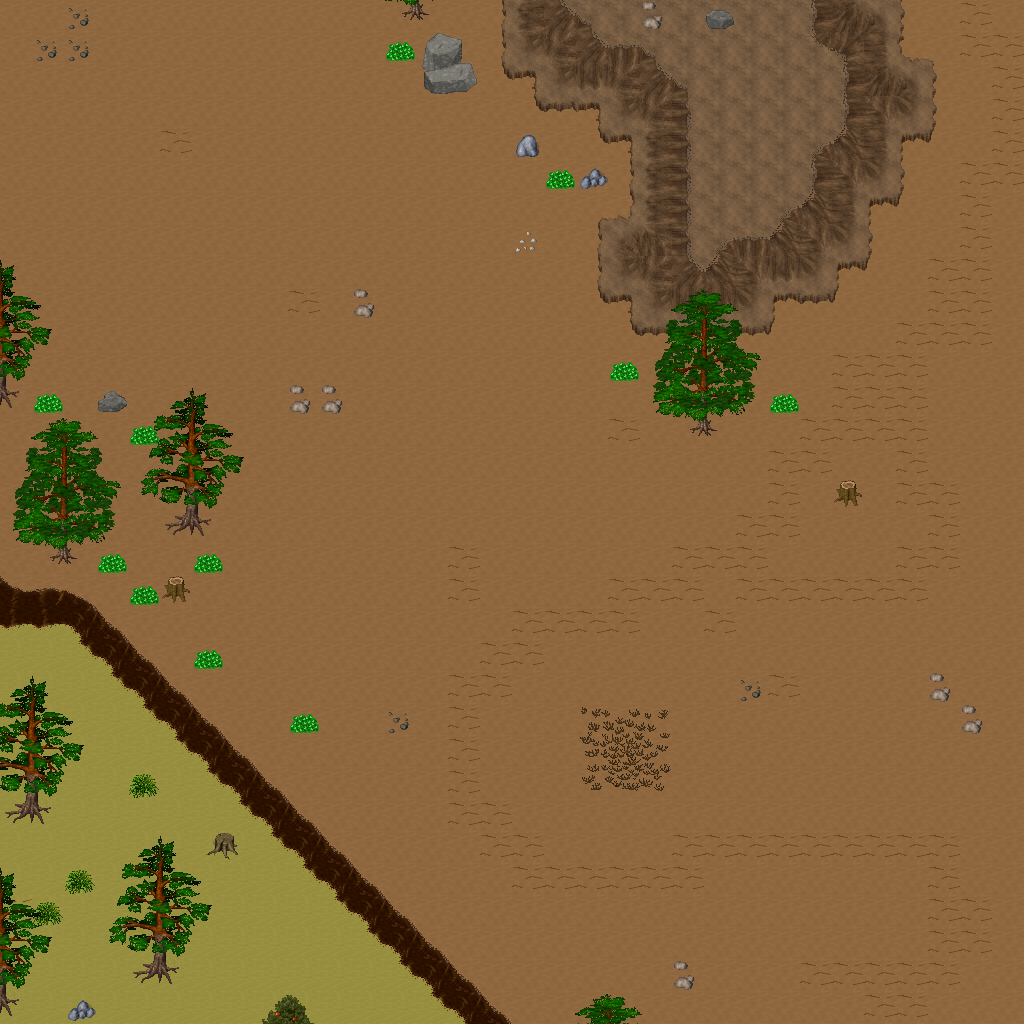

Tiled map render using the project's own tile images. Description and the map definition, with tile-layer contents summarised, below:
An orthogonal 32x32 tile map with 32x32 px tiles, 5 tile layers (Ground, Objects, Objects2, Above, ...), 1 hidden layer not drawn, 57 tilesets.

<map version="1.10" tiledversion="1.11.0" orientation="orthogonal" renderorder="right-down" width="32" height="32" tilewidth="32" tileheight="32" infinite="0" nextlayerid="11" nextobjectid="1">
 <tileset firstgid="1" name="ground_ground" tilewidth="32" tileheight="32" tilecount="33" columns="3">
  <image source="../drawable/ground_ground.png" width="96" height="352" />
 </tileset>
 <tileset firstgid="34" name="ground_ice_ice" tilewidth="32" tileheight="32" tilecount="3" columns="3">
  <image source="../drawable/ground_ice_ice.png" width="96" height="32" />
 </tileset>
 <tileset firstgid="37" name="ground_indoor_brown_hole" tilewidth="32" tileheight="32" tilecount="56" columns="7">
  <image source="../drawable/ground_indoor_brown_hole.png" width="224" height="256" />
 </tileset>
 <tileset firstgid="93" name="ground_earth_edges" tilewidth="32" tileheight="32" tilecount="18" columns="6">
  <image source="../drawable/ground_earth_edges.png" width="192" height="96" />
 </tileset>
 <tileset firstgid="111" name="ground_rock_pebbles" tilewidth="32" tileheight="32" tilecount="3" columns="1">
  <image source="../drawable/ground_rock_pebbles.png" width="32" height="96" />
 </tileset>
 <tileset firstgid="114" name="item_corpse_huge_animal" tilewidth="32" tileheight="32" tilecount="16" columns="2">
  <image source="../drawable/item_corpse_huge_animal.png" width="64" height="256" />
 </tileset>
 <tileset firstgid="130" name="plant_flower_daisy_white" tilewidth="32" tileheight="32" tilecount="8" columns="2">
  <image source="../drawable/plant_flower_daisy_white.png" width="64" height="128" />
 </tileset>
 <tileset firstgid="138" name="ground_ridge_earth_dark" tilewidth="32" tileheight="32" tilecount="96" columns="12">
  <image source="../drawable/ground_ridge_earth_dark.png" width="384" height="256" />
 </tileset>
 <tileset firstgid="234" name="ground_grass_edges" tilewidth="32" tileheight="32" tilecount="36" columns="12">
  <image source="../drawable/ground_grass_edges.png" width="384" height="96" />
 </tileset>
 <tileset firstgid="270" name="ground_ridge_ice_2" tilewidth="32" tileheight="32" tilecount="42" columns="7">
  <image source="../drawable/ground_ridge_ice_2.png" width="224" height="192" />
 </tileset>
 <tileset firstgid="312" name="ground_ice_glacier" tilewidth="32" tileheight="32" tilecount="1" columns="1">
  <image source="../drawable/ground_ice_glacier.png" width="32" height="32" />
 </tileset>
 <tileset firstgid="313" name="plant_bush_large_brown" tilewidth="32" tileheight="32" tilecount="9" columns="3">
  <image source="../drawable/plant_bush_large_brown.png" width="96" height="96" />
 </tileset>
 <tileset firstgid="322" name="ground_ridge_ice" tilewidth="32" tileheight="32" tilecount="42" columns="7">
  <image source="../drawable/ground_ridge_ice.png" width="224" height="192" />
 </tileset>
 <tileset firstgid="364" name="plant_bush_various_small" tilewidth="32" tileheight="32" tilecount="9" columns="3">
  <image source="../drawable/plant_bush_various_small.png" width="96" height="96" />
 </tileset>
 <tileset firstgid="373" name="ground_rock_rocks_2" tilewidth="32" tileheight="32" tilecount="4" columns="2">
  <image source="../drawable/ground_rock_rocks_2.png" width="64" height="64" />
 </tileset>
 <tileset firstgid="377" name="ground_brown_2" tilewidth="32" tileheight="32" tilecount="2" columns="1">
  <image source="../drawable/ground_brown_2.png" width="32" height="64" />
 </tileset>
 <tileset firstgid="379" name="plant_bush_large_green" tilewidth="32" tileheight="32" tilecount="9" columns="3">
  <image source="../drawable/plant_bush_large_green.png" width="96" height="96" />
 </tileset>
 <tileset firstgid="388" name="plant_grasses" tilewidth="32" tileheight="32" tilecount="6" columns="3">
  <image source="../drawable/plant_grasses.png" width="96" height="64" />
 </tileset>
 <tileset firstgid="394" name="furniture_table_long_side_on_pale" tilewidth="32" tileheight="32" tilecount="3" columns="3">
  <image source="../drawable/furniture_table_long_side_on_pale.png" width="96" height="32" />
 </tileset>
 <tileset firstgid="397" name="item_blood_nsew_stains" tilewidth="32" tileheight="32" tilecount="4" columns="2">
  <image source="../drawable/item_blood_nsew_stains.png" width="64" height="64" />
 </tileset>
 <tileset firstgid="401" name="item_blood_floor_stains_2" tilewidth="32" tileheight="32" tilecount="4" columns="2">
  <image source="../drawable/item_blood_floor_stains_2.png" width="64" height="64" />
 </tileset>
 <tileset firstgid="405" name="item_statue_grey_stone" tilewidth="32" tileheight="32" tilecount="4" columns="2">
  <image source="../drawable/item_statue_grey_stone.png" width="64" height="64" />
 </tileset>
 <tileset firstgid="409" name="item_statue_cross" tilewidth="32" tileheight="32" tilecount="1" columns="1">
  <image source="../drawable/item_statue_cross.png" width="32" height="32" />
 </tileset>
 <tileset firstgid="410" name="item_button_gold" tilewidth="32" tileheight="32" tilecount="2" columns="2">
  <image source="../drawable/item_button_gold.png" width="64" height="32" />
 </tileset>
 <tileset firstgid="412" name="ground_rock_green_crystal" tilewidth="32" tileheight="32" tilecount="9" columns="3">
  <image source="../drawable/ground_rock_green_crystal.png" width="96" height="96" />
 </tileset>
 <tileset firstgid="421" name="item_statue_metal_and_stone" tilewidth="32" tileheight="32" tilecount="6" columns="3">
  <image source="../drawable/item_statue_metal_and_stone.png" width="96" height="64" />
 </tileset>
 <tileset firstgid="427" name="ground_ladder_horizontal_pale" tilewidth="32" tileheight="32" tilecount="3" columns="1">
  <image source="../drawable/ground_ladder_horizontal_pale.png" width="32" height="96" />
 </tileset>
 <tileset firstgid="430" name="building_fence_fence_chunky" tilewidth="32" tileheight="32" tilecount="21" columns="3">
  <image source="../drawable/building_fence_fence_chunky.png" width="96" height="224" />
 </tileset>
 <tileset firstgid="451" name="plant_bush_bushes" tilewidth="32" tileheight="32" tilecount="10" columns="5">
  <image source="../drawable/plant_bush_bushes.png" width="160" height="64" />
 </tileset>
 <tileset firstgid="461" name="item_blood_floor_stain" tilewidth="32" tileheight="32" tilecount="1" columns="1">
  <image source="../drawable/item_blood_floor_stain.png" width="32" height="32" />
 </tileset>
 <tileset firstgid="462" name="item_corpse_skull_dark" tilewidth="32" tileheight="32" tilecount="2" columns="2">
  <image source="../drawable/item_corpse_skull_dark.png" width="64" height="32" />
 </tileset>
 <tileset firstgid="464" name="logic_creature_human" tilewidth="32" tileheight="32" tilecount="5" columns="5">
  <image source="../drawable/logic_creature_human.png" width="160" height="32" />
 </tileset>
 <tileset firstgid="469" name="logic_creature_elemental" tilewidth="32" tileheight="32" tilecount="16" columns="8">
  <image source="../drawable/logic_creature_elemental.png" width="256" height="64" />
 </tileset>
 <tileset firstgid="485" name="logic_creature_undead" tilewidth="32" tileheight="32" tilecount="16" columns="8">
  <image source="../drawable/logic_creature_undead.png" width="256" height="64" />
 </tileset>
 <tileset firstgid="501" name="logic_item_sheepfood" tilewidth="32" tileheight="32" tilecount="1" columns="1">
  <image source="../drawable/logic_item_sheepfood.png" width="32" height="32" />
 </tileset>
 <tileset firstgid="502" name="logic_creature_sheep" tilewidth="32" tileheight="32" tilecount="1" columns="1">
  <image source="../drawable/logic_creature_sheep.png" width="32" height="32" />
 </tileset>
 <tileset firstgid="503" name="logic_collision" tilewidth="32" tileheight="32" tilecount="1" columns="1">
  <image source="../drawable/logic_collision.png" width="32" height="32" />
 </tileset>
 <tileset firstgid="504" name="plant_tree_taller_trees" tilewidth="32" tileheight="32" tilecount="32" columns="8">
  <image source="../drawable/plant_tree_taller_trees.png" width="256" height="128" />
 </tileset>
 <tileset firstgid="536" name="building_wall_int_clay" tilewidth="32" tileheight="32" tilecount="100" columns="10">
  <image source="../drawable/building_wall_int_clay.png" width="320" height="320" />
 </tileset>
 <tileset firstgid="636" name="plant_tree_pine_tree" tilewidth="32" tileheight="32" tilecount="20" columns="4">
  <image source="../drawable/plant_tree_pine_tree.png" width="128" height="160" />
 </tileset>
 <tileset firstgid="656" name="plant_tree_pine_tree_1" tilewidth="32" tileheight="32" tilecount="20" columns="4">
  <image source="../drawable/plant_tree_pine_tree_1.png" width="128" height="160" />
 </tileset>
 <tileset firstgid="676" name="plant_stump_hollow_logs" tilewidth="32" tileheight="32" tilecount="6" columns="3">
  <image source="../drawable/plant_stump_hollow_logs.png" width="96" height="64" />
 </tileset>
 <tileset firstgid="682" name="plant_stump_small_stump" tilewidth="32" tileheight="32" tilecount="4" columns="2">
  <image source="../drawable/plant_stump_small_stump.png" width="64" height="64" />
 </tileset>
 <tileset firstgid="686" name="plant_stump_stump_snow1" tilewidth="32" tileheight="32" tilecount="2" columns="2">
  <image source="../drawable/plant_stump_stump_snow1.png" width="64" height="32" />
 </tileset>
 <tileset firstgid="688" name="plant_stump_stump_snow" tilewidth="32" tileheight="32" tilecount="2" columns="2">
  <image source="../drawable/plant_stump_stump_snow.png" width="64" height="32" />
 </tileset>
 <tileset firstgid="690" name="building_decoration_rocks" tilewidth="32" tileheight="32" tilecount="6" columns="3">
  <image source="../drawable/building_decoration_rocks.png" width="96" height="64" />
 </tileset>
 <tileset firstgid="696" name="ground_rock_rocks" tilewidth="32" tileheight="32" tilecount="4" columns="2">
  <image source="../drawable/ground_rock_rocks.png" width="64" height="64" />
 </tileset>
 <tileset firstgid="700" name="ground_grass_corners" tilewidth="32" tileheight="32" tilecount="24" columns="6">
  <image source="../drawable/ground_grass_corners.png" width="192" height="128" />
 </tileset>
 <tileset firstgid="724" name="plant_lily_pads" tilewidth="32" tileheight="32" tilecount="2" columns="1">
  <image source="../drawable/plant_lily_pads.png" width="32" height="64" />
 </tileset>
 <tileset firstgid="726" name="plant_tree_snow_on_pine" tilewidth="32" tileheight="32" tilecount="20" columns="4">
  <image source="../drawable/plant_tree_snow_on_pine.png" width="128" height="160" />
 </tileset>
 <tileset firstgid="746" name="ground_stonecircle" tilewidth="32" tileheight="32" tilecount="81" columns="9">
  <image source="../drawable/ground_stonecircle.png" width="288" height="288" />
 </tileset>
 <tileset firstgid="827" name="object_rotating_crystal" tilewidth="32" tileheight="32" tilecount="48" columns="8">
  <image source="../drawable/object_rotating_crystal.png" width="256" height="192" />
 </tileset>
 <tileset firstgid="875" name="light_white_1x1" tilewidth="32" tileheight="32" tilecount="1" columns="1">
  <image source="../drawable/light_white_1x1.png" width="32" height="32" />
 </tileset>
 <tileset firstgid="876" name="light_light_5x5" tilewidth="32" tileheight="32" tilecount="25" columns="5">
  <image source="../drawable/light_light_5x5.png" width="160" height="160" />
 </tileset>
 <tileset firstgid="901" name="logic_creature_fowl" tilewidth="32" tileheight="32" tilecount="6" columns="6">
  <image source="../drawable/logic_creature_fowl.png" width="192" height="32" />
 </tileset>
 <tileset firstgid="907" name="building_wall_int_sandstone" tilewidth="32" tileheight="32" tilecount="15" columns="3">
  <image source="../drawable/building_wall_int_sandstone.png" width="96" height="160" />
 </tileset>
 <tileset firstgid="922" name="logic_creature_animal" tilewidth="32" tileheight="32" tilecount="32" columns="8">
  <image source="../drawable/logic_creature_animal.png" width="256" height="128" />
 </tileset>
 <layer id="1" name="Ground" width="32" height="32">
  <data>[1024 cells, 1024 non-empty, 3 distinct tile ids]</data>
 </layer>
 <layer id="2" name="Objects" width="32" height="32">
  <data>[1024 cells, 304 non-empty, 66 distinct tile ids]</data>
 </layer>
 <layer id="3" name="Objects2" width="32" height="32">
  <data>[1024 cells, 0 non-empty, 0 distinct tile ids]</data>
 </layer>
 <layer id="4" name="Above" width="32" height="32">
  <data>[1024 cells, 107 non-empty, 38 distinct tile ids]</data>
 </layer>
 <layer id="5" name="Above2" width="32" height="32">
  <data>[1024 cells, 0 non-empty, 0 distinct tile ids]</data>
 </layer>
 <layer id="6" name="Walkable" width="32" height="32" visible="0">
  <data>[1024 cells, 114 non-empty, 1 distinct tile ids]</data>
 </layer>
 <objectgroup id="7" name="Mapevents" />
 <objectgroup id="8" name="Spawn" />
 <objectgroup id="9" name="Keys" />
 <objectgroup id="10" name="Replace" />
</map>
